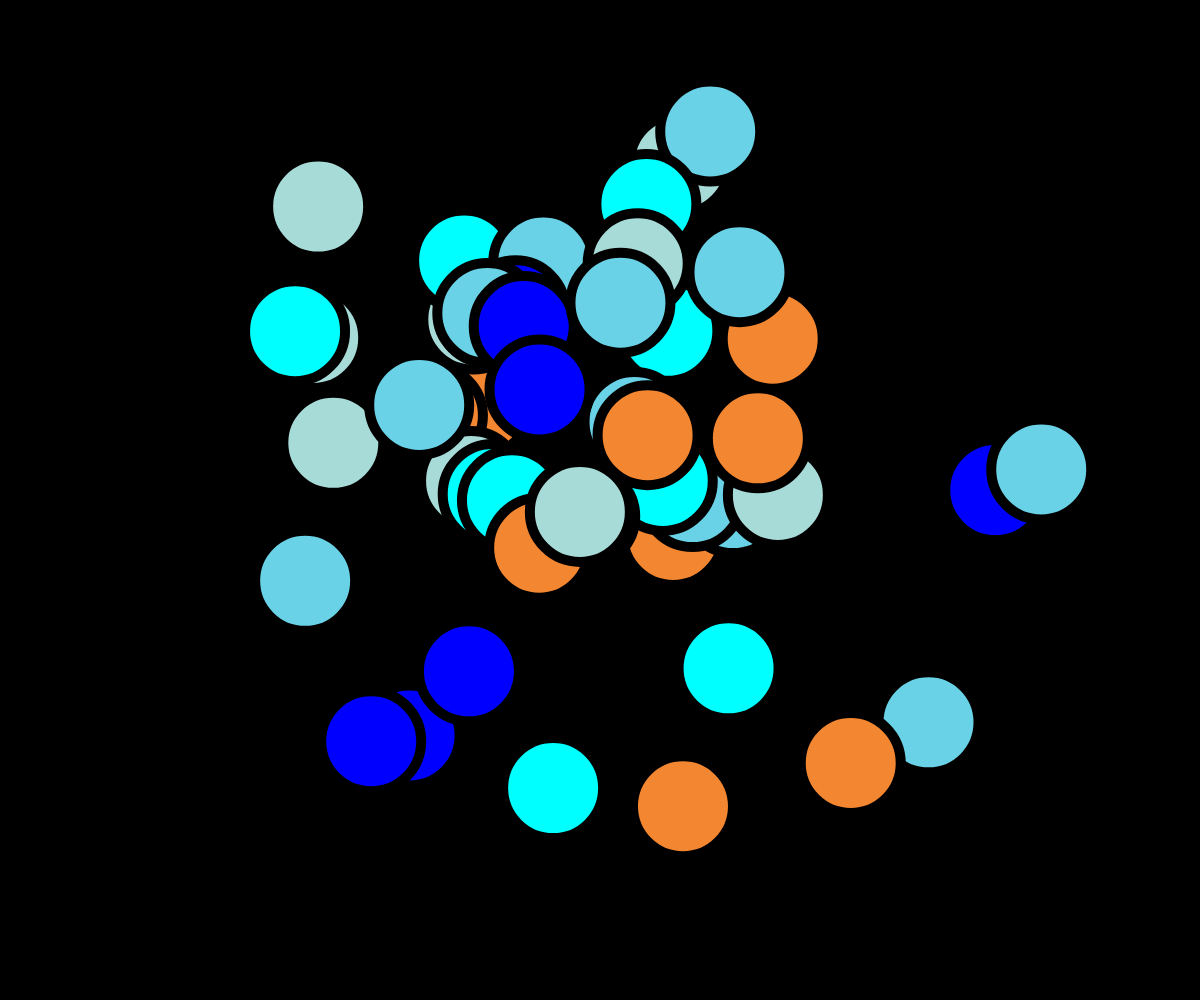
Frame 1 (no input)
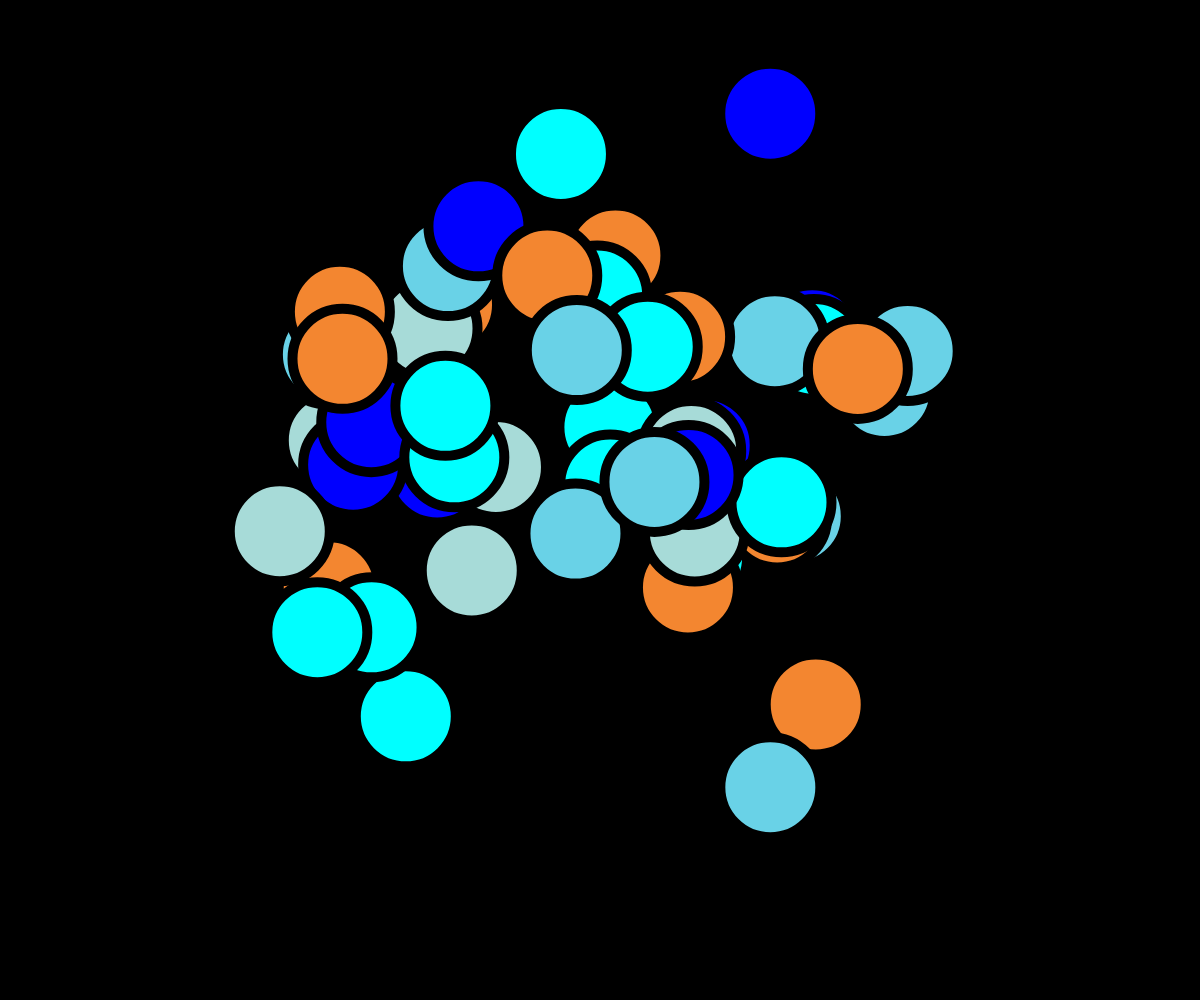
Frame 60 (no input)
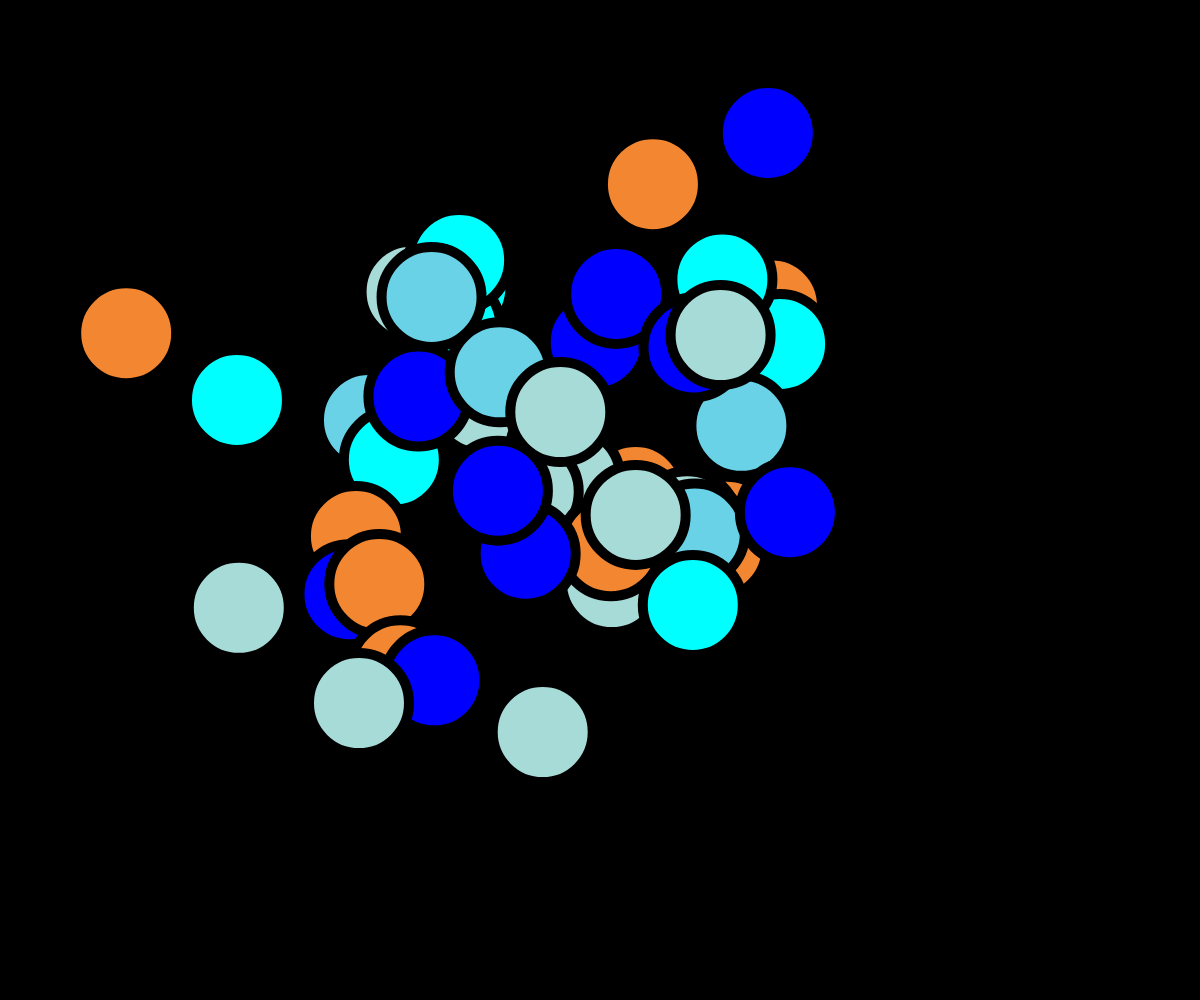
Frame 120 (the mouse pressed at the canvas centre since frame 60)

The p5.js sketch that drew these frames (run headless with seeded random() and noise() and a simulated clock; from frame 60 on, the mouse is pressed at the canvas centre):

// p5.js sketch
// ── sketch.js
let Palline = []; 
let num = 50; 
let posx = 0;
let posy = 0;
var colors = [
	"#69d2e7",
	"#a7dbd8",
	"#0000ff",
	"#f38630",
	"#00ffff"
]

function setup() {
  
  createCanvas(windowWidth, windowHeight ); 
  background(30);

  // numero di palline
  for (let i=0; i<num; i++) {
    Palline.push(new walker(i));
    
  }
}

function draw() {
  background(0);

// mostra palline
  for (var i=0; i<Palline.length; i++) {
    Palline[i].spostati();
    Palline[i].mostrati();
    
    }

}

// definizione della classe 
function walker(_id) {

  // dati e costruttore
  this.id = _id;
  let x = width/2+ random (-width/5,width/5);
  let y = height/2 + random (-height/5,height/5);
  this.t = random(1000);
  this.tIncr = random(-1, 1.10) * 0.03 //incremento la velocità
  
  

  // mostrati e spostati

  this.mostrati = function() {
    strokeWeight(10);

	fill(random(colors))
    circle(this.x,this.y, 100, 100);
  }

  this.spostati = function() {
    this.x = noise(this.t) * width; 
    this.y = noise(this.t + 2) * height;
    this.t += this.tIncr  
  }
}
